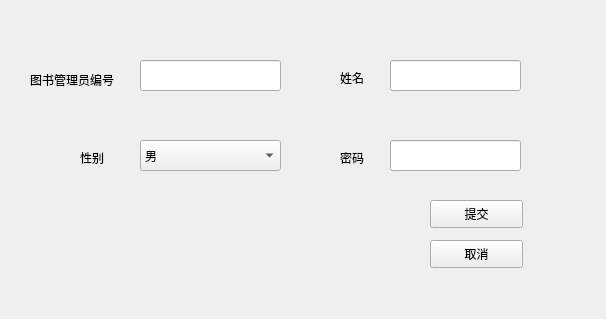
<?xml version="1.0" encoding="UTF-8"?>
<ui version="4.0">
 <class>operationwindow_1</class>
 <widget class="QWidget" name="operationwindow_1">
  <property name="geometry">
   <rect>
    <x>0</x>
    <y>0</y>
    <width>606</width>
    <height>319</height>
   </rect>
  </property>
  <property name="windowTitle">
   <string>Library administrator info</string>
  </property>
  <widget class="QPushButton" name="pushButton_3">
   <property name="geometry">
    <rect>
     <x>430</x>
     <y>240</y>
     <width>93</width>
     <height>28</height>
    </rect>
   </property>
   <property name="text">
    <string>取消</string>
   </property>
  </widget>
  <widget class="QLineEdit" name="id_2">
   <property name="geometry">
    <rect>
     <x>140</x>
     <y>60</y>
     <width>141</width>
     <height>31</height>
    </rect>
   </property>
  </widget>
  <widget class="QLabel" name="label_5">
   <property name="geometry">
    <rect>
     <x>340</x>
     <y>150</y>
     <width>72</width>
     <height>15</height>
    </rect>
   </property>
   <property name="text">
    <string>密码</string>
   </property>
  </widget>
  <widget class="QLabel" name="label_6">
   <property name="geometry">
    <rect>
     <x>30</x>
     <y>70</y>
     <width>111</width>
     <height>20</height>
    </rect>
   </property>
   <property name="text">
    <string>图书管理员编号</string>
   </property>
  </widget>
  <widget class="QLabel" name="label_7">
   <property name="geometry">
    <rect>
     <x>80</x>
     <y>150</y>
     <width>72</width>
     <height>15</height>
    </rect>
   </property>
   <property name="text">
    <string>性别</string>
   </property>
  </widget>
  <widget class="QPushButton" name="pushButton_4">
   <property name="geometry">
    <rect>
     <x>430</x>
     <y>200</y>
     <width>93</width>
     <height>28</height>
    </rect>
   </property>
   <property name="text">
    <string>提交</string>
   </property>
  </widget>
  <widget class="QLabel" name="label_8">
   <property name="geometry">
    <rect>
     <x>340</x>
     <y>70</y>
     <width>72</width>
     <height>15</height>
    </rect>
   </property>
   <property name="text">
    <string>姓名</string>
   </property>
  </widget>
  <widget class="QLineEdit" name="pw_2">
   <property name="geometry">
    <rect>
     <x>390</x>
     <y>140</y>
     <width>131</width>
     <height>31</height>
    </rect>
   </property>
  </widget>
  <widget class="QLineEdit" name="name_2">
   <property name="geometry">
    <rect>
     <x>390</x>
     <y>60</y>
     <width>131</width>
     <height>31</height>
    </rect>
   </property>
  </widget>
  <widget class="QComboBox" name="comboBox_2">
   <property name="geometry">
    <rect>
     <x>140</x>
     <y>140</y>
     <width>141</width>
     <height>31</height>
    </rect>
   </property>
   <item>
    <property name="text">
     <string>男 </string>
    </property>
   </item>
   <item>
    <property name="text">
     <string>女 </string>
    </property>
   </item>
  </widget>
 </widget>
 <resources/>
 <connections/>
</ui>
